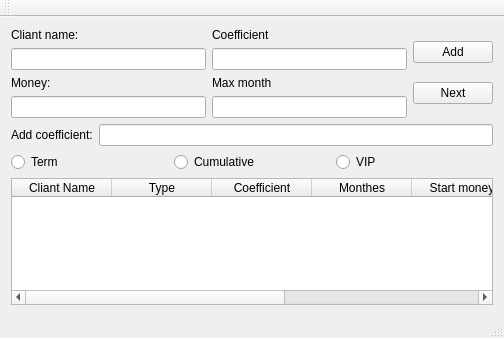
<?xml version="1.0" encoding="UTF-8"?>
<ui version="4.0">
 <class>MainWindow</class>
 <widget class="QMainWindow" name="MainWindow">
  <property name="geometry">
   <rect>
    <x>0</x>
    <y>0</y>
    <width>504</width>
    <height>338</height>
   </rect>
  </property>
  <property name="windowTitle">
   <string>MainWindow</string>
  </property>
  <widget class="QWidget" name="centralWidget">
   <layout class="QGridLayout" name="gridLayout">
    <item row="4" column="0">
     <layout class="QHBoxLayout" name="horizontalLayout_2">
      <property name="bottomMargin">
       <number>0</number>
      </property>
      <item>
       <widget class="QRadioButton" name="rbTerm">
        <property name="text">
         <string>Term</string>
        </property>
       </widget>
      </item>
      <item>
       <widget class="QRadioButton" name="rbCumulative">
        <property name="text">
         <string>Cumulative</string>
        </property>
       </widget>
      </item>
      <item>
       <widget class="QRadioButton" name="rbVIP">
        <property name="text">
         <string>VIP</string>
        </property>
       </widget>
      </item>
     </layout>
    </item>
    <item row="2" column="0">
     <layout class="QHBoxLayout" name="horizontalLayout_3">
      <property name="topMargin">
       <number>0</number>
      </property>
      <item>
       <widget class="QLabel" name="label_3">
        <property name="text">
         <string>Add coefficient:</string>
        </property>
       </widget>
      </item>
      <item>
       <widget class="QLineEdit" name="eAddCoef"/>
      </item>
     </layout>
    </item>
    <item row="0" column="0">
     <layout class="QHBoxLayout" name="horizontalLayout">
      <item>
       <layout class="QVBoxLayout" name="verticalLayout_2">
        <item>
         <widget class="QLabel" name="label">
          <property name="text">
           <string>Cliant name:</string>
          </property>
         </widget>
        </item>
        <item>
         <widget class="QLineEdit" name="eClientName"/>
        </item>
        <item>
         <widget class="QLabel" name="label_2">
          <property name="text">
           <string>Money:</string>
          </property>
         </widget>
        </item>
        <item>
         <widget class="QLineEdit" name="eStartMoney"/>
        </item>
       </layout>
      </item>
      <item>
       <layout class="QVBoxLayout" name="verticalLayout_3">
        <item>
         <widget class="QLabel" name="label_6">
          <property name="text">
           <string>Coefficient</string>
          </property>
         </widget>
        </item>
        <item>
         <widget class="QLineEdit" name="eCoefficient"/>
        </item>
        <item>
         <widget class="QLabel" name="label_5">
          <property name="text">
           <string>Max month</string>
          </property>
         </widget>
        </item>
        <item>
         <widget class="QLineEdit" name="eMaxMonth"/>
        </item>
       </layout>
      </item>
      <item>
       <layout class="QVBoxLayout" name="verticalLayout">
        <item>
         <widget class="QPushButton" name="pbtAdd">
          <property name="text">
           <string>Add</string>
          </property>
         </widget>
        </item>
        <item>
         <widget class="QPushButton" name="pbtNextDay">
          <property name="text">
           <string>Next</string>
          </property>
         </widget>
        </item>
       </layout>
      </item>
     </layout>
    </item>
    <item row="5" column="0">
     <widget class="QTableWidget" name="tableWidget">
      <column>
       <property name="text">
        <string>Cliant Name</string>
       </property>
      </column>
      <column>
       <property name="text">
        <string>Type</string>
       </property>
      </column>
      <column>
       <property name="text">
        <string>Coefficient</string>
       </property>
      </column>
      <column>
       <property name="text">
        <string>Monthes</string>
       </property>
      </column>
      <column>
       <property name="text">
        <string>Start money</string>
       </property>
      </column>
      <column>
       <property name="text">
        <string>Money</string>
       </property>
      </column>
      <column>
       <property name="text">
        <string>Month</string>
       </property>
      </column>
     </widget>
    </item>
   </layout>
  </widget>
  <widget class="QMenuBar" name="menuBar">
   <property name="geometry">
    <rect>
     <x>0</x>
     <y>0</y>
     <width>504</width>
     <height>26</height>
    </rect>
   </property>
  </widget>
  <widget class="QToolBar" name="mainToolBar">
   <attribute name="toolBarArea">
    <enum>TopToolBarArea</enum>
   </attribute>
   <attribute name="toolBarBreak">
    <bool>false</bool>
   </attribute>
  </widget>
  <widget class="QStatusBar" name="statusBar"/>
 </widget>
 <layoutdefault spacing="6" margin="11"/>
 <resources/>
 <connections>
  <connection>
   <sender>rbVIP</sender>
   <signal>clicked()</signal>
   <receiver>eAddCoef</receiver>
   <slot>show()</slot>
   <hints>
    <hint type="sourcelabel">
     <x>344</x>
     <y>172</y>
    </hint>
    <hint type="destinationlabel">
     <x>295</x>
     <y>146</y>
    </hint>
   </hints>
  </connection>
  <connection>
   <sender>rbVIP</sender>
   <signal>clicked()</signal>
   <receiver>label_3</receiver>
   <slot>show()</slot>
   <hints>
    <hint type="sourcelabel">
     <x>339</x>
     <y>174</y>
    </hint>
    <hint type="destinationlabel">
     <x>122</x>
     <y>148</y>
    </hint>
   </hints>
  </connection>
  <connection>
   <sender>rbCumulative</sender>
   <signal>clicked()</signal>
   <receiver>eAddCoef</receiver>
   <slot>hide()</slot>
   <hints>
    <hint type="sourcelabel">
     <x>181</x>
     <y>175</y>
    </hint>
    <hint type="destinationlabel">
     <x>200</x>
     <y>150</y>
    </hint>
   </hints>
  </connection>
  <connection>
   <sender>rbCumulative</sender>
   <signal>clicked()</signal>
   <receiver>label_3</receiver>
   <slot>hide()</slot>
   <hints>
    <hint type="sourcelabel">
     <x>225</x>
     <y>171</y>
    </hint>
    <hint type="destinationlabel">
     <x>119</x>
     <y>152</y>
    </hint>
   </hints>
  </connection>
  <connection>
   <sender>rbTerm</sender>
   <signal>clicked()</signal>
   <receiver>eAddCoef</receiver>
   <slot>hide()</slot>
   <hints>
    <hint type="sourcelabel">
     <x>67</x>
     <y>174</y>
    </hint>
    <hint type="destinationlabel">
     <x>181</x>
     <y>153</y>
    </hint>
   </hints>
  </connection>
  <connection>
   <sender>rbTerm</sender>
   <signal>clicked()</signal>
   <receiver>label_3</receiver>
   <slot>hide()</slot>
   <hints>
    <hint type="sourcelabel">
     <x>96</x>
     <y>175</y>
    </hint>
    <hint type="destinationlabel">
     <x>94</x>
     <y>151</y>
    </hint>
   </hints>
  </connection>
 </connections>
</ui>
